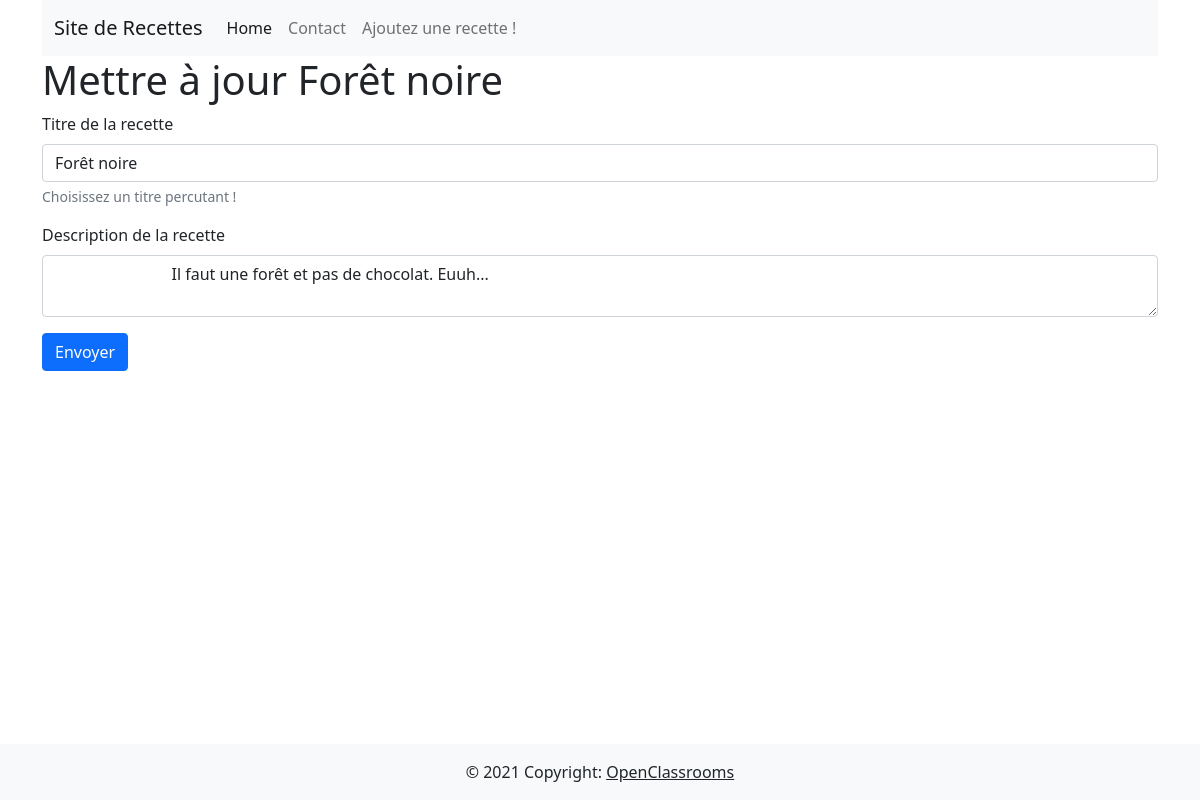
Page /crud/update.php?id=4 on the committed database.
### tables this page shows
CREATE TABLE `recipes` (
  `recipe_id` int(11) NOT NULL,
  `title` varchar(128) NOT NULL,
  `recipe` text NOT NULL,
  `author` varchar(512) NOT NULL,
  `is_enabled` tinyint(1) NOT NULL
);

### crud/update.php (the view, shortened to what this page needs)
<?php
include_once('./variables.php');
$getData = $_GET;
$retrieveRecipeStatement = $mysqlClient->prepare('SELECT * FROM recipes WHERE recipe_id = :id');
$retrieveRecipeStatement->execute([
    'id' => $getData['id']
]);
$recipe = $retrieveRecipeStatement->fetch(PDO::FETCH_ASSOC);
?>
<!DOCTYPE html>
<html>
    <head>
        <link
            href="https://cdn.jsdelivr.net/npm/bootstrap@5.0.2/dist/css/bootstrap.min.css"
            rel="stylesheet"
        >
    </head>
    <body class="d-flex flex-column min-vh-100">
        <div class="container">
            <?php include_once('header.php'); ?>
            <h1>Mettre à jour <?= $recipe['title'] ?></h1>
                <form action="post_update.php" method="post">
                    <div class="mb-3">
                        <label for="title" class="form-label">Titre de la recette</label>
                        <input type="text" name="title" id="title" class="form-control" value="<?= $recipe['title'] ?>">
                        <div id="title-help" class="form-text">
                            Choisissez un titre percutant !
                        </div>
                    </div>
                    <div class="mb-3">
                        <label for="recipe" class="form-label">Description de la recette</label>
                        <textarea name="recipe" class="form-control" placeholder="Seulement du contenu vous appertenant">
                            <?= strip_tags($recipe['recipe']) ?>
                        </textarea>
                    </div>
                    <button type="submit" class="btn btn-primary">Envoyer</button>
                </form>
        </div>
        <?php include_once('footer.php'); ?>
    </body>
</html>

### rows in the picture
recipes: title "Forêt noire", recipe "Il faut une forêt et pas de chocolat. Euuh..."
